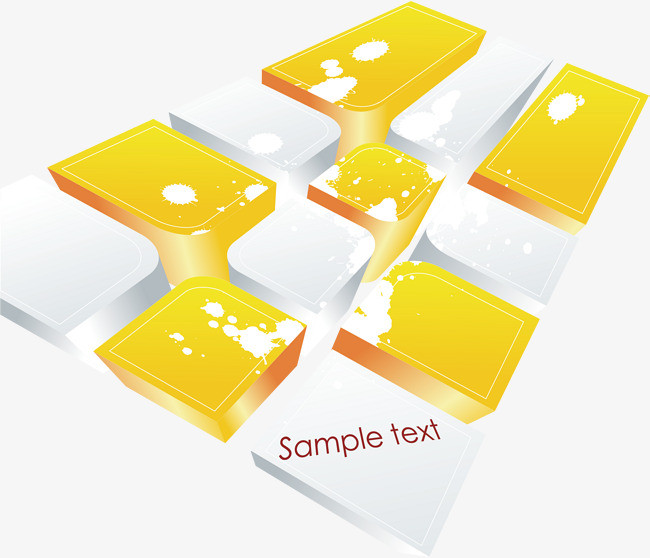
//> input picture opencv/2.jpg, 650 x 558 px
$ ./img_hough   (built with g++ and OpenCV 4)
//> lines starting //> are read from the running program, lines starting //| are printed output that depends on the picture
#include <stdlib.h>
#include <cv.h>
#include <highgui.h>
#include <opencv2/opencv.hpp>
#include <opencv2/core/core.hpp>
#include <opencv2/imgproc/imgproc.hpp>

using namespace cv;
using namespace std;

int main(int argc, char *argv[])
{


    int i;
    Mat frame;
    Mat canny;
    Mat dstframe;
    frame = imread("../2.jpg");
//> frame is the input picture: 558 rows x 650 cols, CV_8UC3; mean B, G, R 192.9, 233.5, 242
	imshow("video",frame);
	Canny(frame,canny,50,200,3);
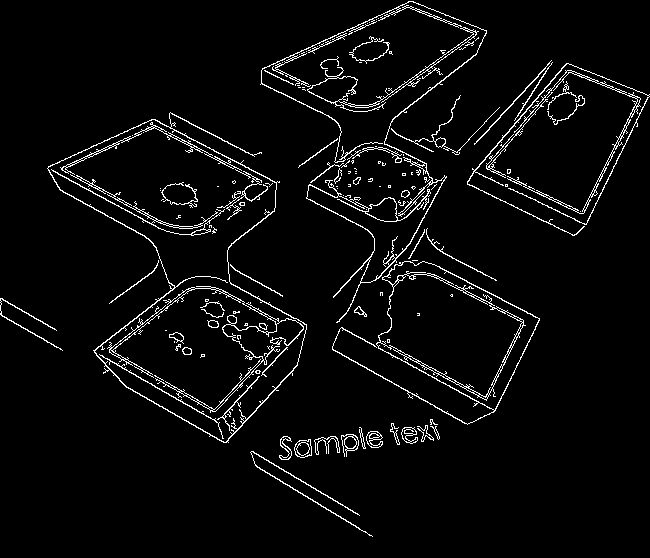
//> canny: 558 rows x 650 cols, CV_8UC1; 4.2% white in thin lines or dots
        imshow("canny",canny);
	cvtColor(canny,dstframe,CV_GRAY2BGR);
//> dstframe: 558 rows x 650 cols, CV_8UC3; 4.2% white in thin lines or dots
        imshow("dstframe",dstframe);


	vector<Vec2f> lines;
	HoughLines(canny,lines,1,CV_PI/180,150,0,0);
//> lines = 12 lines (rho, theta): [-40, 2.02], [445, 0.75], [466, 0.75], [335, 0.91], [178, 1.13], [37, 2.04], [624, 0.45], [257, 2.09], [464, 0.73], [268, 2.11], [24, 2.04], [171, 1.15]
        printf("%d\n",lines.size());
//| 12
#if 1
	for(i = 0;i < lines.size();i++)
	{
	    float rho = lines[i][0],theta = lines[i][1];
	    Point pt1,pt2;
	    double a = cos(theta),b = sin(theta);
	    double x0 = rho*a,y0 = rho*b;
	    pt1.x = cvRound(x0 + 1000*(-b));
	    pt1.y = cvRound(y0 + 1000*(a));
	    pt2.x = cvRound(x0 - 1000*(-b));
	    pt2.y = cvRound(y0 - 1000*(a));
	    line(dstframe,pt1,pt2,Scalar(55,100,195),1,LINE_AA);
	}
//> this loop made 12 passes
//> (rho, theta, a, b, x0, y0) on passes 1 to 12: (-40, 2.02, -0.438, 0.899, 17.53, -35.95), (445, 0.75, 0.731, 0.682, 325.5, 303.5), (466, 0.75, 0.731, 0.682, 340.8, 317.8), (335, 0.908, 0.616, 0.788, 206.2, 264), (178, 1.13, 0.423, 0.906, 75.23, 161.3), (37, 2.04, -0.454, 0.891, -16.8, 32.97), (624, 0.454, 0.899, 0.438, 560.8, 273.5), (257, 2.09, -0.5, 0.866, -128.5, 222.6), (464, 0.733, 0.743, 0.669, 344.8, 310.5), (268, 2.11, -0.515, 0.857, -138, 229.7), (24, 2.04, -0.454, 0.891, -10.9, 21.38), (171, 1.15, 0.407, 0.914, 69.55, 156.2)
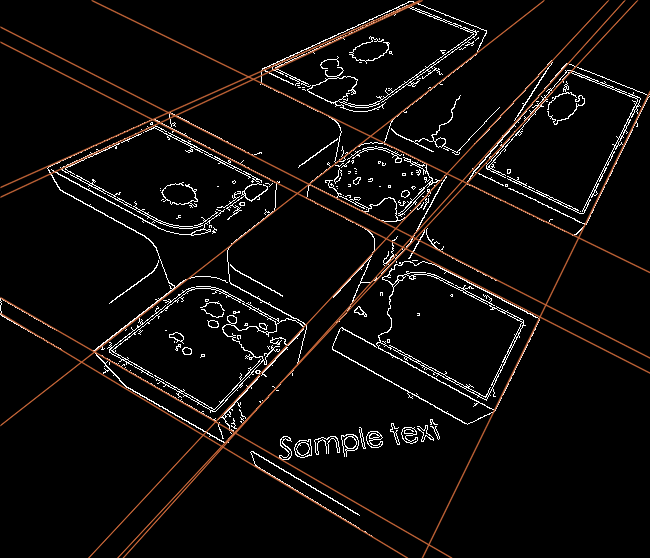
//> dstframe: 558 rows x 650 cols, CV_8UC3; mean B, G, R 10.5, 11.7, 14.2
	imshow("hough",dstframe);
#endif
    waitKey(0);
    return 0;
}

$ run again, with opencv/1.jpg copied over opencv/2.jpg
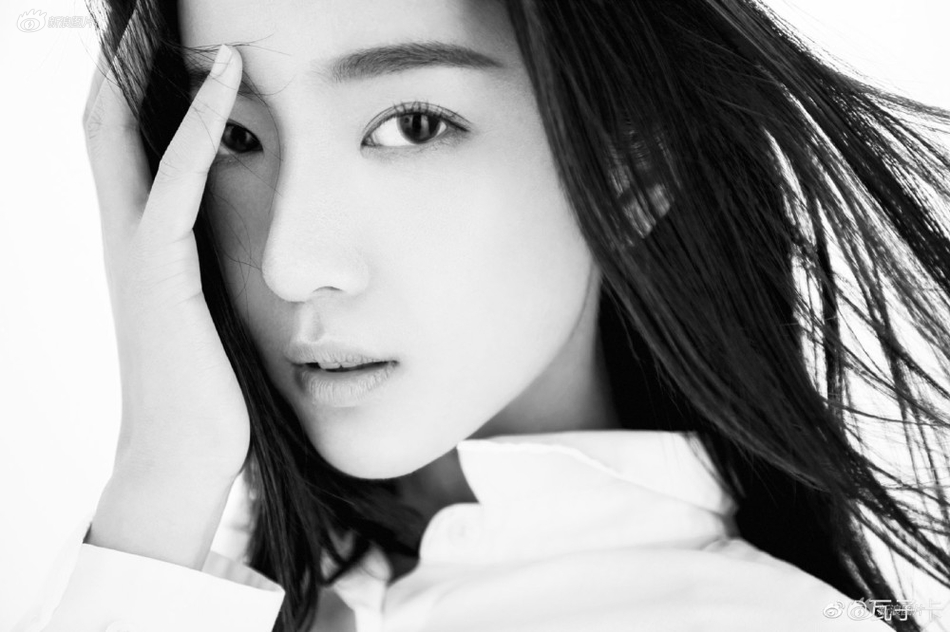
//> input picture opencv/1.jpg, 950 x 632 px
//> frame is the input picture: 632 rows x 950 cols, CV_8UC3; min 0, max 255, mean 157.8
//> `Canny(frame,canny,50,200,3);`:
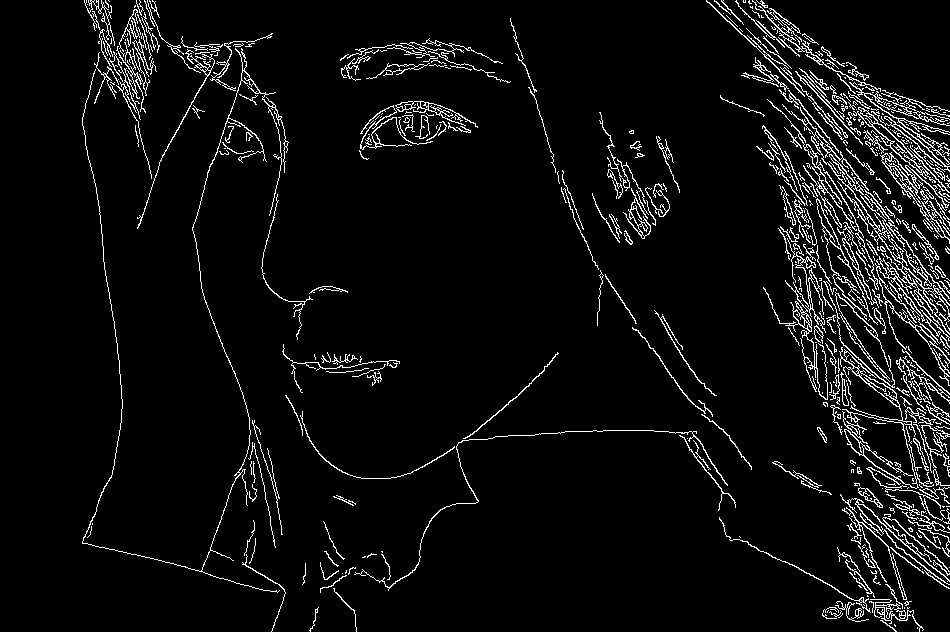
//> canny: 632 rows x 950 cols, CV_8UC1; 5.5% white in thin lines or dots
//> lines = 158 lines (rho, theta), first 12: [-709, 2.79], [-773, 2.9], [-719, 2.88], [-763, 2.88], [-784, 2.91], [-749, 2.86], [-671, 2.67], [-738, 2.84], [-724, 2.81], [-725, 2.83], [-735, 2.84], [-751, 2.86]
//| 158
//> the loop `for(i = 0;i < lines.size();i++)` made 158 passes
//> (rho, theta, a, b, x0, y0) on passes 1 to 3: (-709, 2.79, -0.94, 0.342, 666.2, -242.5), (-773, 2.9, -0.97, 0.242, 750, -187), (-719, 2.88, -0.966, 0.259, 694.5, -186.1)
//> after the loop `for(i = 0;i < lines.size();i++)`:
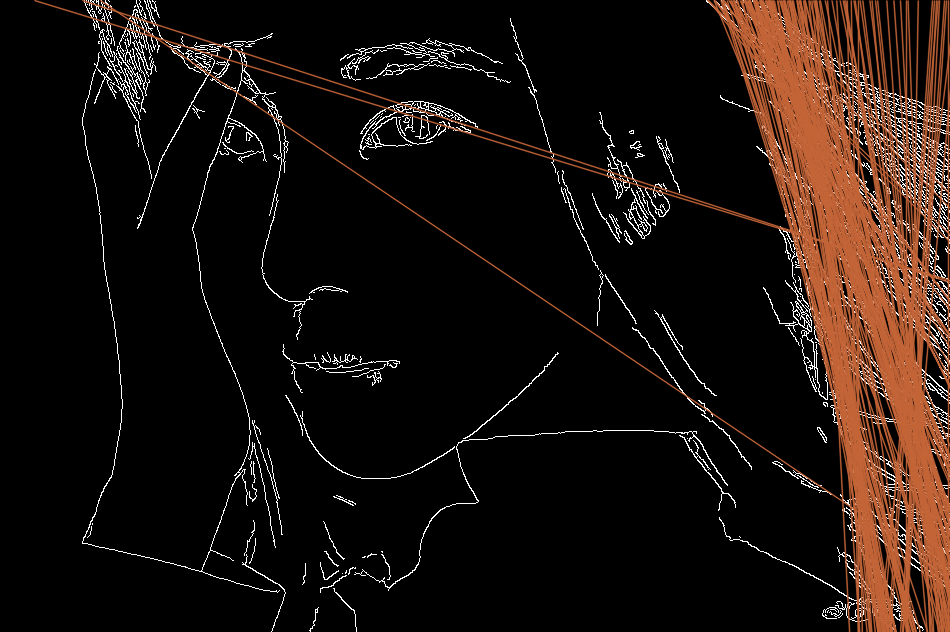
//> dstframe: 632 rows x 950 cols, CV_8UC3; mean B, G, R 13.8, 18.6, 28.7
